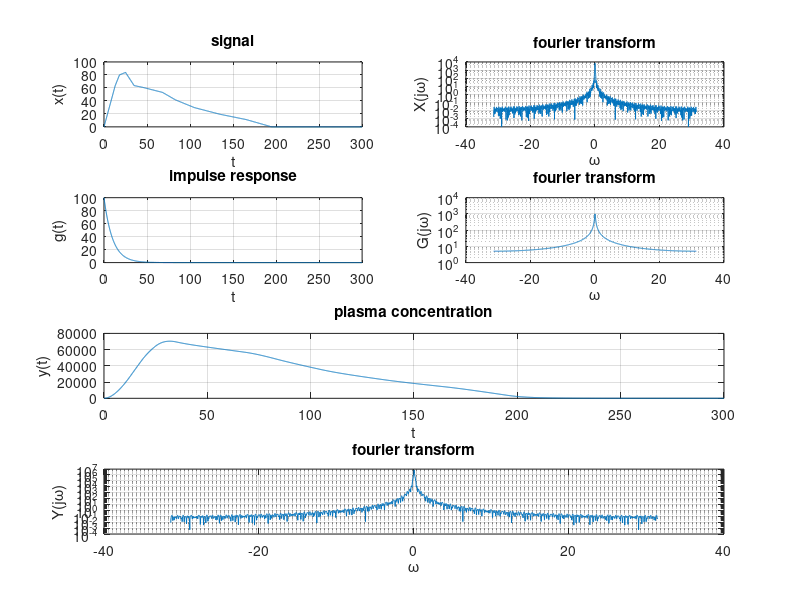

This figure's MATLAB source:
load("homework2.mat")

N = length(x);

X = ifftshift(T*fft(x));

w = (-round((N-1)/2):round(N/2)-1) *2*pi/(N*T);

G = ifftshift(T*fft(g));

Y = X.*G;

y = ifft(ifftshift(Y)/T);

figure
subplot(4, 2, 1)
plot(t, x)
grid on
xlabel('t')
ylabel('x(t)')
title('signal')

subplot(4, 2, 2)
semilogy(w, abs(X))
grid on
xlabel('\omega')
ylabel('X(j\omega)')
title('fourier transform')

subplot(4, 2, 3)
plot(t, g)
grid on
xlabel('t')
ylabel('g(t)')
title('impulse response')

subplot(4, 2, 4)
semilogy(w, abs(G))
grid on
xlabel('\omega')
ylabel('G(j\omega)')
title('fourier transform')

subplot(4, 1, 3)
plot(t, abs(y))
grid on
xlabel('t')
ylabel('y(t)')
title('plasma concentration')

subplot(4, 1, 4)
semilogy(w, abs(Y))
grid on
xlabel('\omega')
ylabel('Y(j\omega)')
title('fourier transform')
